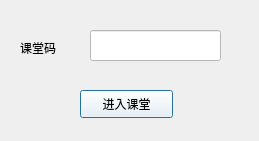
<?xml version="1.0" encoding="UTF-8"?>
<ui version="4.0">
 <class>EnterClass</class>
 <widget class="QDialog" name="EnterClass">
  <property name="geometry">
   <rect>
    <x>0</x>
    <y>0</y>
    <width>259</width>
    <height>141</height>
   </rect>
  </property>
  <property name="mouseTracking">
   <bool>false</bool>
  </property>
  <property name="windowTitle">
   <string>Dialog</string>
  </property>
  <property name="autoFillBackground">
   <bool>false</bool>
  </property>
  <property name="sizeGripEnabled">
   <bool>false</bool>
  </property>
  <widget class="QLabel" name="label">
   <property name="geometry">
    <rect>
     <x>20</x>
     <y>40</y>
     <width>72</width>
     <height>15</height>
    </rect>
   </property>
   <property name="text">
    <string>课堂码</string>
   </property>
  </widget>
  <widget class="QLineEdit" name="lidEdit">
   <property name="geometry">
    <rect>
     <x>90</x>
     <y>30</y>
     <width>131</width>
     <height>31</height>
    </rect>
   </property>
   <property name="styleSheet">
    <string notr="true">
background-color: rgb(255, 255, 255);</string>
   </property>
  </widget>
  <widget class="QPushButton" name="class_beginBtn">
   <property name="geometry">
    <rect>
     <x>80</x>
     <y>90</y>
     <width>93</width>
     <height>28</height>
    </rect>
   </property>
   <property name="styleSheet">
    <string notr="true">
background-color: rgb(255, 255, 255);</string>
   </property>
   <property name="text">
    <string>进入课堂</string>
   </property>
  </widget>
 </widget>
 <resources/>
 <connections/>
</ui>
